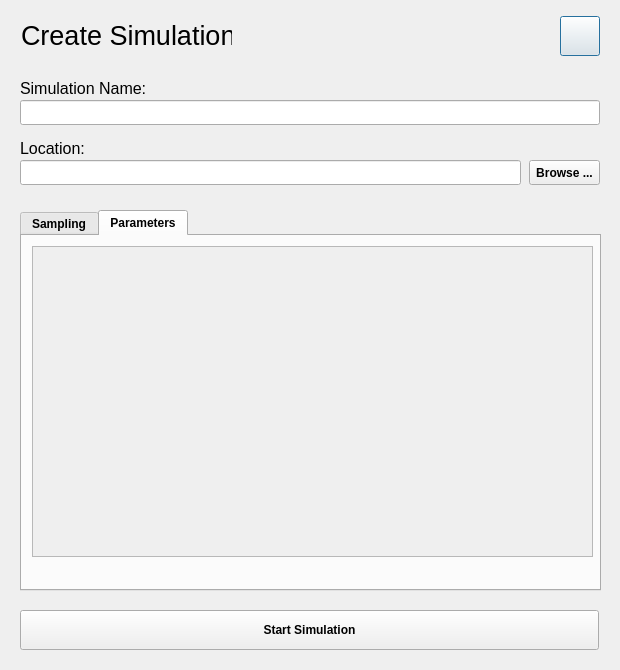
<?xml version="1.0" encoding="UTF-8"?>
<ui version="4.0">
 <class>CreateProjectDialog</class>
 <widget class="QDialog" name="CreateProjectDialog">
  <property name="geometry">
   <rect>
    <x>0</x>
    <y>0</y>
    <width>620</width>
    <height>670</height>
   </rect>
  </property>
  <property name="minimumSize">
   <size>
    <width>620</width>
    <height>670</height>
   </size>
  </property>
  <property name="maximumSize">
   <size>
    <width>620</width>
    <height>670</height>
   </size>
  </property>
  <property name="windowTitle">
   <string>Fluid Explorer - Create Simulation</string>
  </property>
  <widget class="QPushButton" name="pushButtonNewPrjHelp">
   <property name="geometry">
    <rect>
     <x>560</x>
     <y>16</y>
     <width>40</width>
     <height>40</height>
    </rect>
   </property>
   <property name="styleSheet">
    <string notr="true"/>
   </property>
   <property name="text">
    <string/>
   </property>
   <property name="iconSize">
    <size>
     <width>30</width>
     <height>30</height>
    </size>
   </property>
  </widget>
  <widget class="QLabel" name="labelMain">
   <property name="geometry">
    <rect>
     <x>21</x>
     <y>20</y>
     <width>211</width>
     <height>30</height>
    </rect>
   </property>
   <property name="font">
    <font>
     <family>MS Shell Dlg 2</family>
     <pointsize>20</pointsize>
     <italic>false</italic>
     <strikeout>false</strikeout>
     <kerning>false</kerning>
    </font>
   </property>
   <property name="text">
    <string>Create Simulation</string>
   </property>
  </widget>
  <widget class="QLineEdit" name="lineEdit_SimulationName">
   <property name="geometry">
    <rect>
     <x>20</x>
     <y>100</y>
     <width>580</width>
     <height>25</height>
    </rect>
   </property>
   <property name="font">
    <font>
     <pointsize>10</pointsize>
    </font>
   </property>
  </widget>
  <widget class="QLabel" name="label_Name">
   <property name="geometry">
    <rect>
     <x>20</x>
     <y>80</y>
     <width>170</width>
     <height>16</height>
    </rect>
   </property>
   <property name="font">
    <font>
     <pointsize>12</pointsize>
    </font>
   </property>
   <property name="text">
    <string>Simulation Name:</string>
   </property>
  </widget>
  <widget class="QLabel" name="label_Location">
   <property name="geometry">
    <rect>
     <x>20</x>
     <y>140</y>
     <width>170</width>
     <height>16</height>
    </rect>
   </property>
   <property name="font">
    <font>
     <pointsize>12</pointsize>
    </font>
   </property>
   <property name="text">
    <string>Location:</string>
   </property>
  </widget>
  <widget class="QLineEdit" name="lineEdit_ProjPath">
   <property name="geometry">
    <rect>
     <x>20</x>
     <y>160</y>
     <width>501</width>
     <height>25</height>
    </rect>
   </property>
   <property name="font">
    <font>
     <pointsize>10</pointsize>
    </font>
   </property>
  </widget>
  <widget class="QPushButton" name="pushButtonBrowse">
   <property name="geometry">
    <rect>
     <x>529</x>
     <y>160</y>
     <width>71</width>
     <height>25</height>
    </rect>
   </property>
   <property name="font">
    <font>
     <weight>75</weight>
     <bold>true</bold>
    </font>
   </property>
   <property name="styleSheet">
    <string notr="true"/>
   </property>
   <property name="text">
    <string>Browse ...</string>
   </property>
  </widget>
  <widget class="QTabWidget" name="tabWidget">
   <property name="enabled">
    <bool>true</bool>
   </property>
   <property name="geometry">
    <rect>
     <x>20</x>
     <y>210</y>
     <width>581</width>
     <height>381</height>
    </rect>
   </property>
   <property name="font">
    <font>
     <weight>75</weight>
     <bold>true</bold>
    </font>
   </property>
   <property name="styleSheet">
    <string notr="true"/>
   </property>
   <property name="tabPosition">
    <enum>QTabWidget::North</enum>
   </property>
   <property name="currentIndex">
    <number>1</number>
   </property>
   <widget class="QWidget" name="tabSampling">
    <attribute name="title">
     <string>Sampling</string>
    </attribute>
    <widget class="QGroupBox" name="groupBoxCameras">
     <property name="geometry">
      <rect>
       <x>22</x>
       <y>10</y>
       <width>530</width>
       <height>201</height>
      </rect>
     </property>
     <property name="title">
      <string>Select one or more Cameras</string>
     </property>
     <widget class="QPushButton" name="pushButton_CamPV">
      <property name="geometry">
       <rect>
        <x>20</x>
        <y>46</y>
        <width>100</width>
        <height>100</height>
       </rect>
      </property>
      <property name="text">
       <string/>
      </property>
      <property name="iconSize">
       <size>
        <width>90</width>
        <height>90</height>
       </size>
      </property>
     </widget>
     <widget class="QPushButton" name="pushButton_CamVC">
      <property name="geometry">
       <rect>
        <x>150</x>
        <y>46</y>
        <width>100</width>
        <height>100</height>
       </rect>
      </property>
      <property name="text">
       <string/>
      </property>
      <property name="iconSize">
       <size>
        <width>90</width>
        <height>90</height>
       </size>
      </property>
     </widget>
     <widget class="QPushButton" name="pushButton_CamSPH">
      <property name="geometry">
       <rect>
        <x>280</x>
        <y>46</y>
        <width>100</width>
        <height>100</height>
       </rect>
      </property>
      <property name="text">
       <string/>
      </property>
      <property name="iconSize">
       <size>
        <width>90</width>
        <height>90</height>
       </size>
      </property>
     </widget>
     <widget class="QPushButton" name="pushButton_ROT">
      <property name="geometry">
       <rect>
        <x>410</x>
        <y>46</y>
        <width>100</width>
        <height>100</height>
       </rect>
      </property>
      <property name="text">
       <string/>
      </property>
      <property name="iconSize">
       <size>
        <width>90</width>
        <height>90</height>
       </size>
      </property>
     </widget>
     <widget class="QSpinBox" name="spinBox_rotDeg">
      <property name="geometry">
       <rect>
        <x>411</x>
        <y>156</y>
        <width>51</width>
        <height>22</height>
       </rect>
      </property>
      <property name="minimum">
       <number>10</number>
      </property>
      <property name="maximum">
       <number>90</number>
      </property>
      <property name="value">
       <number>45</number>
      </property>
     </widget>
     <widget class="QLabel" name="label">
      <property name="geometry">
       <rect>
        <x>477</x>
        <y>156</y>
        <width>31</width>
        <height>20</height>
       </rect>
      </property>
      <property name="font">
       <font>
        <pointsize>9</pointsize>
       </font>
      </property>
      <property name="text">
       <string>deg.</string>
      </property>
     </widget>
     <widget class="QLabel" name="label_2">
      <property name="geometry">
       <rect>
        <x>20</x>
        <y>23</y>
        <width>101</width>
        <height>20</height>
       </rect>
      </property>
      <property name="text">
       <string>Perspective</string>
      </property>
      <property name="alignment">
       <set>Qt::AlignCenter</set>
      </property>
     </widget>
     <widget class="QLabel" name="label_3">
      <property name="geometry">
       <rect>
        <x>150</x>
        <y>23</y>
        <width>101</width>
        <height>20</height>
       </rect>
      </property>
      <property name="text">
       <string>View Cube</string>
      </property>
      <property name="alignment">
       <set>Qt::AlignCenter</set>
      </property>
     </widget>
     <widget class="QLabel" name="label_4">
      <property name="geometry">
       <rect>
        <x>280</x>
        <y>23</y>
        <width>101</width>
        <height>20</height>
       </rect>
      </property>
      <property name="text">
       <string>Custom</string>
      </property>
      <property name="alignment">
       <set>Qt::AlignCenter</set>
      </property>
     </widget>
     <widget class="QLabel" name="label_5">
      <property name="geometry">
       <rect>
        <x>410</x>
        <y>23</y>
        <width>101</width>
        <height>20</height>
       </rect>
      </property>
      <property name="text">
       <string>Rotation</string>
      </property>
      <property name="alignment">
       <set>Qt::AlignCenter</set>
      </property>
     </widget>
     <widget class="QLabel" name="label_selectedCam">
      <property name="geometry">
       <rect>
        <x>254</x>
        <y>156</y>
        <width>151</width>
        <height>20</height>
       </rect>
      </property>
      <property name="font">
       <font>
        <pointsize>9</pointsize>
       </font>
      </property>
      <property name="text">
       <string/>
      </property>
      <property name="alignment">
       <set>Qt::AlignCenter</set>
      </property>
     </widget>
    </widget>
    <widget class="QLabel" name="labelNumberSeq">
     <property name="geometry">
      <rect>
       <x>24</x>
       <y>226</y>
       <width>161</width>
       <height>21</height>
      </rect>
     </property>
     <property name="font">
      <font>
       <pointsize>12</pointsize>
       <weight>50</weight>
       <bold>false</bold>
      </font>
     </property>
     <property name="text">
      <string>Number of Sequences:</string>
     </property>
    </widget>
    <widget class="QLabel" name="labelTime">
     <property name="geometry">
      <rect>
       <x>24</x>
       <y>288</y>
       <width>521</width>
       <height>21</height>
      </rect>
     </property>
     <property name="font">
      <font>
       <pointsize>12</pointsize>
       <weight>50</weight>
       <bold>false</bold>
      </font>
     </property>
     <property name="text">
      <string>Time:</string>
     </property>
    </widget>
    <widget class="QLabel" name="labelDiskSpace">
     <property name="geometry">
      <rect>
       <x>24</x>
       <y>318</y>
       <width>521</width>
       <height>21</height>
      </rect>
     </property>
     <property name="font">
      <font>
       <pointsize>12</pointsize>
       <weight>50</weight>
       <bold>false</bold>
      </font>
     </property>
     <property name="text">
      <string>Storage Consumtion:</string>
     </property>
    </widget>
    <widget class="QSlider" name="horizontalSlider_numberSeq">
     <property name="geometry">
      <rect>
       <x>291</x>
       <y>226</y>
       <width>261</width>
       <height>20</height>
      </rect>
     </property>
     <property name="styleSheet">
      <string notr="true"> QSlider::groove:horizontal {
     border: 1px solid #999999;
     height: 8px; /* the groove expands to the size of the slider by default. by giving it a height, it has a fixed size */
     background: qlineargradient(x1:0, y1:0, x2:0, y2:1, stop:0 #B1B1B1, stop:1 #c4c4c4);
     margin: 2px 0;
 }

 QSlider::handle:horizontal {
     background: qlineargradient(x1:0, y1:0, x2:1, y2:1, stop:0 #b4b4b4, stop:1 #8f8f8f);
     border: 1px solid #5c5c5c;
     width: 18px;
     margin: -2px 0; /* handle is placed by default on the contents rect of the groove. Expand outside the groove */
     border-radius: 3px;
 }

QSlider::sub-page:qlineargradient {
     border: 1px solid #999999;
     height: 8px; /* the groove expands to the size of the slider by default. by giving it a height, it has a fixed size */
     background: rgb(255, 160, 47);
     margin: 2px 0;
}</string>
     </property>
     <property name="minimum">
      <number>1</number>
     </property>
     <property name="maximum">
      <number>500</number>
     </property>
     <property name="pageStep">
      <number>1</number>
     </property>
     <property name="value">
      <number>128</number>
     </property>
     <property name="orientation">
      <enum>Qt::Horizontal</enum>
     </property>
    </widget>
    <widget class="QLineEdit" name="lineEdit_numberSeq">
     <property name="geometry">
      <rect>
       <x>201</x>
       <y>224</y>
       <width>71</width>
       <height>25</height>
      </rect>
     </property>
     <property name="font">
      <font>
       <pointsize>10</pointsize>
       <weight>50</weight>
       <bold>false</bold>
      </font>
     </property>
     <property name="text">
      <string>128</string>
     </property>
    </widget>
    <widget class="QLabel" name="labelAnimationTime">
     <property name="geometry">
      <rect>
       <x>24</x>
       <y>258</y>
       <width>261</width>
       <height>21</height>
      </rect>
     </property>
     <property name="font">
      <font>
       <pointsize>12</pointsize>
       <weight>50</weight>
       <bold>false</bold>
      </font>
     </property>
     <property name="text">
      <string>Animation [Start Time / End Time]:</string>
     </property>
    </widget>
    <widget class="QLabel" name="labelAnimationTimeStartEnd">
     <property name="geometry">
      <rect>
       <x>290</x>
       <y>258</y>
       <width>261</width>
       <height>21</height>
      </rect>
     </property>
     <property name="font">
      <font>
       <pointsize>12</pointsize>
       <weight>50</weight>
       <bold>false</bold>
      </font>
     </property>
     <property name="text">
      <string>1.00 / 50.00</string>
     </property>
    </widget>
   </widget>
   <widget class="QWidget" name="tabParameters">
    <property name="enabled">
     <bool>true</bool>
    </property>
    <attribute name="title">
     <string>Parameters</string>
    </attribute>
    <widget class="QScrollArea" name="scrollArea">
     <property name="geometry">
      <rect>
       <x>10</x>
       <y>10</y>
       <width>561</width>
       <height>311</height>
      </rect>
     </property>
     <property name="widgetResizable">
      <bool>true</bool>
     </property>
     <widget class="QWidget" name="scrollAreaWidgetContents">
      <property name="geometry">
       <rect>
        <x>0</x>
        <y>0</y>
        <width>559</width>
        <height>309</height>
       </rect>
      </property>
      <widget class="QWidget" name="widget" native="true">
       <property name="geometry">
        <rect>
         <x>0</x>
         <y>0</y>
         <width>561</width>
         <height>311</height>
        </rect>
       </property>
      </widget>
     </widget>
    </widget>
   </widget>
  </widget>
  <widget class="QPushButton" name="pushButtonCreateSimulation">
   <property name="geometry">
    <rect>
     <x>20</x>
     <y>610</y>
     <width>579</width>
     <height>40</height>
    </rect>
   </property>
   <property name="font">
    <font>
     <weight>75</weight>
     <bold>true</bold>
    </font>
   </property>
   <property name="styleSheet">
    <string notr="true"/>
   </property>
   <property name="text">
    <string>Start Simulation</string>
   </property>
   <property name="icon">
    <iconset>
     <normaloff>:/img/ico_search.ico</normaloff>:/img/ico_search.ico</iconset>
   </property>
   <property name="iconSize">
    <size>
     <width>30</width>
     <height>30</height>
    </size>
   </property>
  </widget>
 </widget>
 <resources/>
 <connections/>
</ui>
